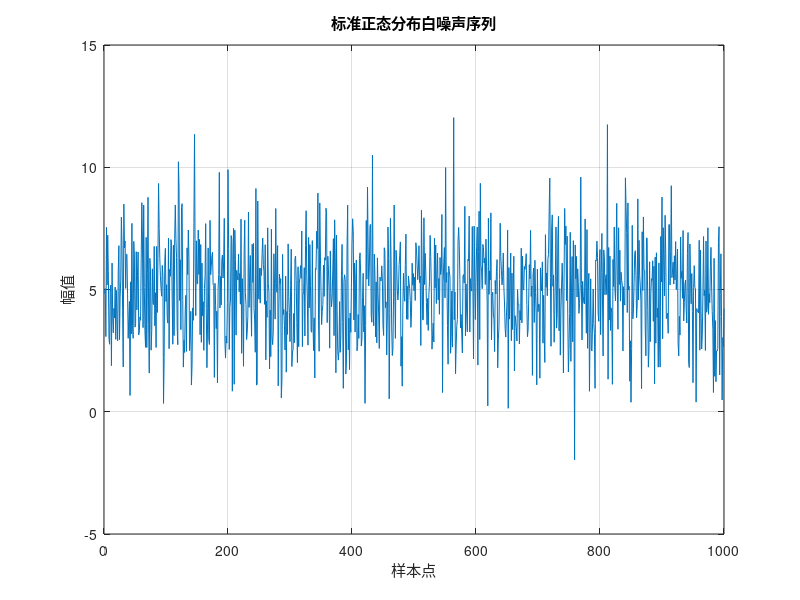

Here is the MATLAB script that generated this plot: (Note: this script raises an error after producing the figure.)
% 用统计近似抽样法产生服从标准正态分布的离散白噪声

m = 1000;  % 生成的正态白噪声序列长度
N = 1000;  % 每个正态样本由N个均匀随机数组成
mu_eta = 5;    % 目标分布的均值
sigma_eta = 2; % 目标分布的标准差

uniformSequence = rand(N, m)

gaussianSequence = mu_eta + sigma_eta .* (sum(uniformSequence)-N/2) / sqrt(N/12)

% 时域波形
figure;
plot(gaussianSequence);
title('标准正态分布白噪声序列');
xlabel('样本点');
ylabel('幅值');
grid on;

% 概率分布直方图
figure;
histogram(gaussianSequence, 100, 'Normalization', 'pdf');
hold on;
title('白噪声概率密度分布');
xlabel('值');
ylabel('概率密度');
grid on;
